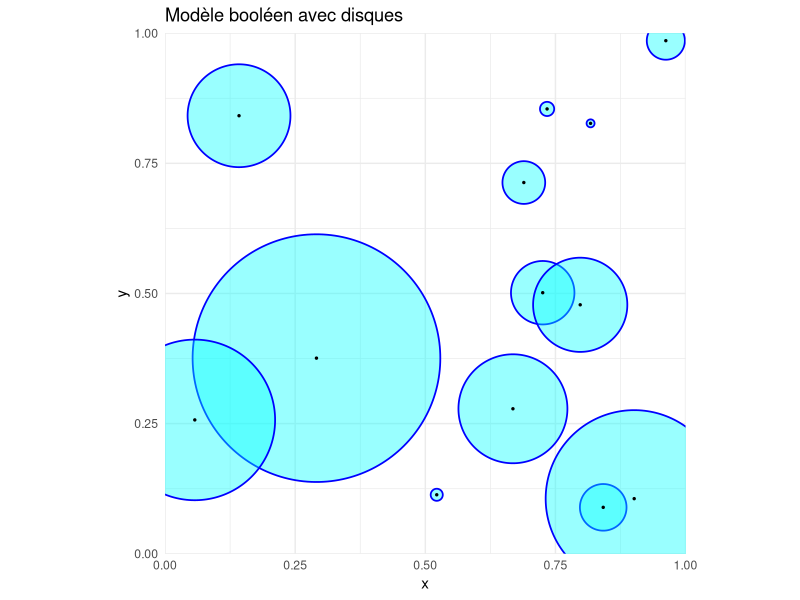
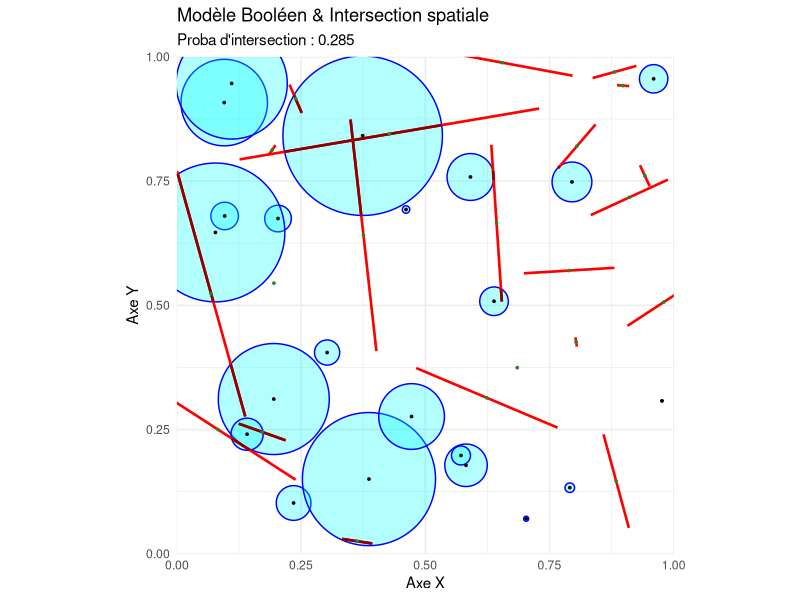
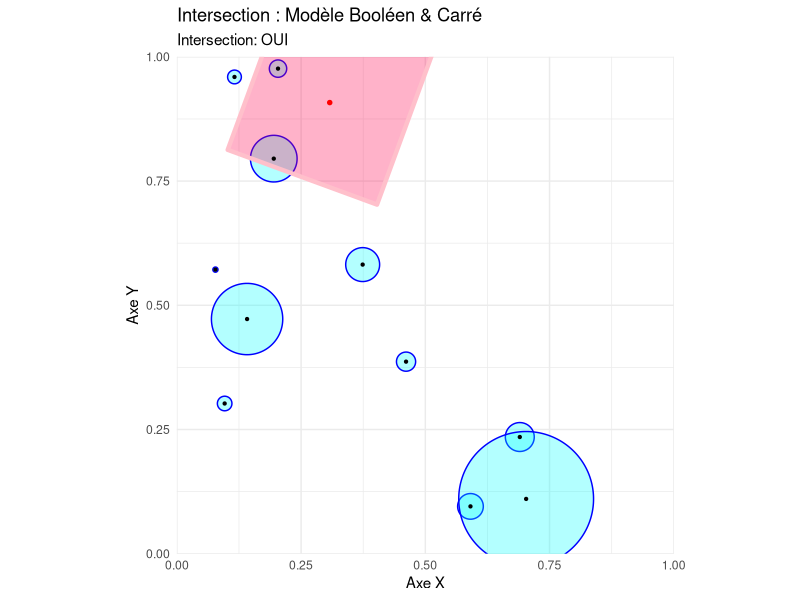

Here is the R script that generated these plots, in order:
## ---- chunk 1
#| label: setup-sim
#| include: false

library(spatstat)
library(ggplot2)

## ---- chunk 2
library(ggplot2)

set.seed(41)

borne_inferieure_axe_x <- 0; borne_superieure_axe_x <- 1
borne_inferieure_axe_y <- 0; borne_superieure_axe_y <- 1
longueur_intervalle_x <- (borne_superieure_axe_x) - (borne_inferieure_axe_x)
longueur_intervalle_y <- (borne_superieure_axe_y) - (borne_inferieure_axe_y)

nombre_points <- rpois(1, lambda=17*longueur_intervalle_x*longueur_intervalle_y)

centres_x_cercles<- runif(nombre_points, borne_inferieure_axe_x, borne_superieure_axe_x)
centres_y_cercles<- runif(nombre_points, borne_inferieure_axe_y, borne_superieure_axe_y)
rayons_cercles<-rexp(nombre_points,11)
theta <- seq(0, 2 * pi, length.out = 200)

nombre_cordes <- rpois(1, lambda=17*longueur_intervalle_x*longueur_intervalle_y)

centres_x_cordes<- runif(nombre_cordes, borne_inferieure_axe_x, borne_superieure_axe_x)
centres_y_cordes<- runif(nombre_cordes, borne_inferieure_axe_y, borne_superieure_axe_y)
longueurs_cordes<-rexp(nombre_cordes,11)

orientations_cordes<-runif(nombre_cordes,0,pi)

# 1. Génération des cercles sans aucun package externe
df_cercles <- do.call(rbind, lapply(1:nombre_points, function(i) {
  data.frame(
    id = i,
    x  = centres_x_cercles[i] + rayons_cercles[i] * cos(theta),
    y  = centres_y_cercles[i] + rayons_cercles[i] * sin(theta)
  )
}))

# 2. Génération des cordes (calcul vectoriel direct)
df_cordes <- data.frame(
  x    = centres_x_cordes - longueurs_cordes * cos(orientations_cordes),
  y    = centres_y_cordes - longueurs_cordes * sin(orientations_cordes),
  xend = centres_x_cordes + longueurs_cordes * cos(orientations_cordes),
  yend = centres_y_cordes + longueurs_cordes * sin(orientations_cordes),
  cx   = centres_x_cordes,
  cy   = centres_y_cordes
)




# 3. Tracé avec ggplot2 uniquement
ggplot() +
  # Cercles (cyan avec bordure bleue)
  geom_polygon(data = df_cercles, aes(x = x, y = y, group = id), 
               fill = "cyan", alpha = 0.4, color = "blue", linewidth = 0.6) +
  
  # Centres des cercles (points noirs)
  geom_point(data = data.frame(x = centres_x_cercles, y = centres_y_cercles), 
             aes(x = x, y = y), color = "black", size = 0.5) +
  
  # Contraintes d'affichage (Strictement limité entre 0 et 1 comme clip)
  coord_equal(xlim = c(borne_inferieure_axe_x, borne_superieure_axe_x),
              ylim = c(borne_inferieure_axe_y, borne_superieure_axe_y),
              expand = FALSE) +
  
  labs(title = "Modèle booléen avec disques", x = "x", y = "y") +
  theme_minimal()
## ---- chunk 3
library(spatstat)
library(ggplot2)

set.seed(40)

# --- 1. CONFIGURATION ET PARAMÈTRES ---
borne_inferieure_axe_x <- 0
borne_superieure_axe_x <- 1
borne_inferieure_axe_y <- 0
borne_superieure_axe_y <- 1

longueur_intervalle_x <- (borne_superieure_axe_x) - (borne_inferieure_axe_x)
longueur_intervalle_y <- (borne_superieure_axe_y) - (borne_inferieure_axe_y)


# Définition de la fenêtre d'observation principale
W_obs <- owin(c(borne_inferieure_axe_x, borne_superieure_axe_x), 
              c(borne_inferieure_axe_y, borne_superieure_axe_y))

# Fenêtre élargie pour éviter les effets de bord lors de la génération
W_large <- owin(c(borne_inferieure_axe_x - longueur_intervalle_x, borne_superieure_axe_x + longueur_intervalle_x), 
                c(borne_inferieure_axe_y - longueur_intervalle_y, borne_superieure_axe_y + longueur_intervalle_y))

# --- 2. SIMULATION DES PROCESSUS ---
nombre_points <- rpois(1, lambda = 20 * longueur_intervalle_x * longueur_intervalle_y)
nombre_cordes <- rpois(1, lambda = 20 * longueur_intervalle_x * longueur_intervalle_y)

centres_x_cercles <- runif(nombre_points, borne_inferieure_axe_x, borne_superieure_axe_x)
centres_y_cercles <- runif(nombre_points, borne_inferieure_axe_y, borne_superieure_axe_y)
rayons_cercles    <- rexp(nombre_points, 20)

centres_x_cordes    <- runif(nombre_cordes, borne_inferieure_axe_x, borne_superieure_axe_x)
centres_y_cordes    <- runif(nombre_cordes, borne_inferieure_axe_y, borne_superieure_axe_y)
longueurs_cordes    <- rexp(nombre_cordes, 5) / 2
orientations_cordes <- runif(nombre_cordes, 0, pi)

# --- 3. CALCULS GÉOMÉTRIQUES (spatstat) ---
# Résolution du masque augmentée (dimyx=512) pour éviter l'erreur d'approximation numérique
liste_cercles <- list()
for(i in 1:nombre_points) {
  liste_cercles[[i]] <- disc(r = rayons_cercles[i], 
                             centre = c(centres_x_cercles[i], centres_y_cercles[i]), 
                             mask = TRUE, dimyx = 512)
}
zone_cercles <- do.call(union.owin, liste_cercles)

# Construction des segments
x0 <- centres_x_cordes - longueurs_cordes * cos(orientations_cordes)
y0 <- centres_y_cordes - longueurs_cordes * sin(orientations_cordes)
x1 <- centres_x_cordes + longueurs_cordes * cos(orientations_cordes)
y1 <- centres_y_cordes + longueurs_cordes * sin(orientations_cordes)

# Utilisation de la fenêtre élargie pour ne pas couper les cordes de base
toutes_les_cordes <- psp(x0, y0, x1, y1, window = W_large)

# Intersection des cordes avec l'union des cercles
cordes_dans_cercles <- toutes_les_cordes[zone_cercles]

# Calcul des statistiques d'intersection
longueurs_intersections       <- lengths_psp(cordes_dans_cercles)
longueur_totale_initiale      <- sum(lengths_psp(toutes_les_cordes))
longueur_totale_intersections <- sum(longueurs_intersections)
pourcentage_dans_cercles      <- (longueur_totale_intersections / longueur_totale_initiale)

# --- 4. EXTRACATION DES SEGMENTS INTERSECTÉS POUR GGPLOT2 ---
# Conversion de l'objet psp spatstat en DataFrame
df_cordes_inter <- as.data.frame(cordes_dans_cercles)

# --- 5. PRÉPARATION DES DONNÉES DE BASE POUR GGPLOT2 ---
theta <- seq(0, 2 * pi, length.out = 200)
df_cercles_contours <- do.call(rbind, lapply(1:nombre_points, function(i) {
  data.frame(
    id = i,
    x  = centres_x_cercles[i] + rayons_cercles[i] * cos(theta),
    y  = centres_y_cercles[i] + rayons_cercles[i] * sin(theta)
  )
}))

df_cordes_initiales <- data.frame(x0 = x0, y0 = y0, x1 = x1, y1 = y1)

# --- 6. VISUALISATION AVEC GGPLOT2 ---
titre_graphe <- paste("Proba d'intersection :", round(pourcentage_dans_cercles , 3))

ggplot() +
  # 1. Tracé des cercles (Masque booléen)
  geom_polygon(data = df_cercles_contours, aes(x = x, y = y, group = id), 
               fill = "cyan", alpha = 0.3, color = "blue", linewidth = 0.5) +
  
  # 2. Tracé des cordes initiales complètes (en rouge)
  geom_segment(data = df_cordes_initiales, aes(x = x0, y = y0, xend = x1, yend = y1), 
               color = "red", linewidth = 0.9) +
  
  # 3. Tracé exclusif des segments intersectés calculés par spatstat (En rouge foncé)
  geom_segment(data = df_cordes_inter, aes(x = x0, y = y0, xend = x1, yend = y1), 
               color = "darkred", linewidth = 0.9) +
  
  # 4. Points centraux
  geom_point(data = data.frame(x = centres_x_cercles, y = centres_y_cercles), aes(x = x, y = y), 
             color = "black", size = 0.6) +
  geom_point(data = data.frame(x = centres_x_cordes, y = centres_y_cordes), aes(x = x, y = y), 
             color = "forestgreen", size = 0.6) +
  
  # Rognage strict de la fenêtre d'observation finale [0,1]
  coord_equal(xlim = c(borne_inferieure_axe_x, borne_superieure_axe_x),
              ylim = c(borne_inferieure_axe_y, borne_superieure_axe_y),
              expand = FALSE) +
  
  labs(title = "Modèle Booléen & Intersection spatiale",
       subtitle = titre_graphe, x = "Axe X", y = "Axe Y") +
  theme_minimal()


## ---- chunk 4
library(spatstat)
library(ggplot2)

set.seed(40)

# --- 1. CONFIGURATION ET PARAMÈTRES ---
borne_inferieure_x <- 0
borne_superieure_x <- 1
borne_inferieure_y <- 0
borne_superieure_y <- 1

longueur_intervalle_x <- borne_superieure_x - borne_inferieure_x
longueur_intervalle_y <- borne_superieure_y - borne_inferieure_y

 # Fixé pour la reproductibilité

# --- 2. GÉNÉRATION DES DONNÉES ---
nombre_points <- rpois(1, lambda = 10 * longueur_intervalle_x * longueur_intervalle_y)

coordonnees_x_points <- runif(nombre_points, borne_inferieure_x, borne_superieure_x)
coordonnees_y_points <- runif(nombre_points, borne_inferieure_y, borne_superieure_y)
rayons_cercles        <- rexp(nombre_points, 20)

coordonnees_x_centre_carre <- runif(1, borne_inferieure_x, borne_superieure_x)
coordonnees_y_centre_carre <- runif(1, borne_inferieure_y, borne_superieure_y)

longueur_demie_diagonale_carre <- rexp(1, 4) / 2
orientation_carre              <- runif(1, 0, pi / 2)

# Calcul des sommets du carré tourné
angles_toutes_diagonales <- seq(0, 2 * pi, length.out = 5)
coordonnees_carre_x <- coordonnees_x_centre_carre + longueur_demie_diagonale_carre * cos(orientation_carre + angles_toutes_diagonales)
coordonnees_carre_y <- coordonnees_y_centre_carre + longueur_demie_diagonale_carre * sin(orientation_carre + angles_toutes_diagonales)

# --- 3. CALCULS GÉOMÉTRIQUES (spatstat) ---
# Utilisation d'une grille plus fine (dimyx = 512) pour éviter les erreurs d'arrondi numérique
liste_cercles <- list()
if (nombre_points > 0) {
  for(i in 1:nombre_points) {
    liste_cercles[[i]] <- disc(r = rayons_cercles[i], 
                               centre = c(coordonnees_x_points[i], coordonnees_y_points[i]), 
                               mask = TRUE, dimyx = 100)
  }
  zone_cercles <- do.call(union.owin, liste_cercles)
} else {
  # Si aucun point n'est généré par la loi de Poisson, on crée une zone vide
  zone_cercles <- emptywindow(owin(c(borne_inferieure_x, borne_superieure_x), c(borne_inferieure_y, borne_superieure_y)))
}

# Définition du carré dans spatstat (vignettage automatique des sommets 1 à 4)
zone_carre <- owin(poly = list(x = coordonnees_carre_x[1:4], 
                               y = coordonnees_carre_y[1:4]))

# Intersection géométrique globale
intersection_globale <- intersect.owin(zone_carre, zone_cercles)
a_une_intersection   <- area(intersection_globale) > 0

# --- 4. PRÉPARATION DES DATA FRAMES POUR GGPLOT2 ---
# Contours des cercles
theta <- seq(0, 2 * pi, length.out = 200)
df_cercles_contours <- data.frame()
if (nombre_points > 0) {
  df_cercles_contours <- do.call(rbind, lapply(1:nombre_points, function(i) {
    data.frame(
      id = i,
      x  = coordonnees_x_points[i] + rayons_cercles[i] * cos(theta),
      y  = coordonnees_y_points[i] + rayons_cercles[i] * sin(theta)
    )
  }))
}

# Coordonnées du carré (les 5 points pour fermer le tracé du polygone)
df_carre <- data.frame(
  x = coordonnees_carre_x,
  y = coordonnees_carre_y
)

# Extraction des pixels de la zone d'intersection de manière sécurisée
if (a_une_intersection) {
  df_intersection <- as.data.frame(as.im(intersection_globale))
  # Sécurité : on vérifie que la colonne 'v' existe bien avant de filtrer
  if ("v" %in% names(df_intersection)) {
    df_intersection <- df_intersection[df_intersection$v == TRUE, ]
  } else {
    df_intersection <- data.frame() # DataFrame vide si la colonne n'existe pas
  }
} else {
  df_intersection <- data.frame() # DataFrame vide s'il n'y a aucune intersection
}
# --- 5. VISUALISATION AVEC GGPLOT2 ---
statut_intersection <- if(a_une_intersection) "OUI" else "NON"

ggplot() +
  # 1. Zone d'intersection réelle calculée par spatstat (remplissage jaune en arrière-plan)
  { if(nrow(df_intersection) > 0) 
    geom_tile(data = df_intersection, aes(x = x, y = y), fill = "gold", alpha = 0.6) 
  } +
  
  # 2. Dessin des cercles (cyan avec bordure bleue)
  { if(nombre_points > 0) 
    geom_polygon(data = df_cercles_contours, aes(x = x, y = y, group = id), 
                 fill = "cyan", alpha = 0.3, color = "blue", linewidth = 0.5) 
  } +
  
  # 3. Dessin du carré (corail avec bordure rose)
  geom_polygon(data = df_carre, aes(x = x, y = y), 
               fill = rgb(1, 0, 0.3, 0.3), color = "pink", linewidth = 1.5) +
  
  # 4. Points centraux (centres des cercles et du carré)
  { if(nombre_points > 0) 
    geom_point(data = data.frame(x = coordonnees_x_points, y = coordonnees_y_points), 
               aes(x = x, y = y), color = "black", size = 0.8) 
  } +
  geom_point(data = data.frame(x = coordonnees_x_centre_carre, y = coordonnees_y_centre_carre), 
             aes(x = x, y = y), color = "red", size = 1.2) +
  
  # Contraintes d'affichage (Strictement limité à la fenêtre d'observation)
  coord_equal(xlim = c(borne_inferieure_x, borne_superieure_x),
              ylim = c(borne_inferieure_y, borne_superieure_y),
              expand = FALSE) +
  
  # Titres et habillage
  labs(title = "Intersection : Modèle Booléen & Carré",
       subtitle = paste("Intersection:", statut_intersection),
       x = "Axe X", y = "Axe Y") +
  theme_minimal()

# --- 6. AFFICHAGE DU RÉSULTAT DANS LA CONSOLE ---
print(paste("Intersection:", a_une_intersection)) 
## ---- chunk 5
library(spatstat)

# --- 1. CONFIGURATION ET PARAMÈTRES FIXES ---
borne_inferieure_x <- 0
borne_superieure_x <- 1
borne_inferieure_y <- 0
borne_superieure_y <- 1

longueur_intervalle_x <- borne_superieure_x - borne_inferieure_x
longueur_intervalle_y <- borne_superieure_y - borne_inferieure_y

set.seed(42) # Assure la reproductibilité

# --- 2. DÉFINITION DE LA FONCTION DE SIMULATION PURE ---
# Cette fonction calcule uniquement si l'intersection a lieu (TRUE/FALSE)
simuler_intersection_pure <- function() {
  
  # Génération des objets (Cercles)
  nombre_points <- rpois(1, lambda = 5 * longueur_intervalle_x * longueur_intervalle_y)
  
   if (nombre_points > 0) {
    coordonnees_x_points <- runif(nombre_points, borne_inferieure_x, borne_superieure_x)
    coordonnees_y_points <- runif(nombre_points, borne_inferieure_y, borne_superieure_y)
    rayons_cercles        <- rexp(nombre_points, 20)
    
    # 1. On définit une fenêtre d'analyse fixe avec une résolution bloquée (ex: 256x256)
    cadre_fixe <- owin(c(borne_inferieure_x, borne_superieure_x), 
                       c(borne_inferieure_y, borne_superieure_y))
    masque_fixe <- as.mask(cadre_fixe, dimyx = 256) # Bloque la résolution globale
    
    # 2. On crée les disques sous forme de polygones vectoriels (très léger en mémoire)
    liste_cercles <- list()
    for(i in 1:nombre_points) {
      # mask = FALSE force spatstat à rester en mode vectoriel (polygone)
      liste_cercles[[i]] <- disc(r = rayons_cercles[i], 
                                 centre = c(coordonnees_x_points[i], coordonnees_y_points[i]), 
                                 mask = FALSE)
    }
    
    # 3. On fait l'union vectorielle, puis SEULEMENT À LA FIN, on convertit en masque fixe
    zone_cercles_vectorielle <- do.call(union.owin, liste_cercles)
    zone_cercles <- as.mask(zone_cercles_vectorielle, xy = masque_fixe)
    
  } else {
    return(FALSE)
  }
  
  # Génération de l'objet (Carré)
  coordonnees_x_centre_carre     <- runif(1, borne_inferieure_x, borne_superieure_x)
  coordonnees_y_centre_carre     <- runif(1, borne_inferieure_y, borne_superieure_y)
  longueur_demie_diagonale_carre <- rexp(1, 5) / 2
  orientation_carre              <- runif(1, 0, pi / 2)
  
  angles_toutes_diagonales <- seq(0, 2 * pi, length.out = 5)
  coordonnees_carre_x <- coordonnees_x_centre_carre + longueur_demie_diagonale_carre * cos(orientation_carre + angles_toutes_diagonales)
  coordonnees_carre_y <- coordonnees_y_centre_carre + longueur_demie_diagonale_carre * sin(orientation_carre + angles_toutes_diagonales)
  
  # Création du carré dans spatstat
  zone_carre <- owin(poly = list(x = coordonnees_carre_x[1:4], y = coordonnees_carre_y[1:4]))
  
  # Calcul rapide de l'existence d'une intersection
  intersection_globale <- intersect.owin(zone_carre, zone_cercles)
  return(area(intersection_globale) > 0)
}

# --- 3. EXÉCUTION DU MULTI-TIRAGE (MONTE-CARLO) ---
nombre_simulations <- 1000

# replicate() génère directement un vecteur logique propre (TRUE/FALSE)
vecteur_intersections <- replicate(nombre_simulations, simuler_intersection_pure())

# Calcul de la probabilité empirique
probabilite_intersection <- mean(vecteur_intersections)

# --- 4. AFFICHAGE DES RÉSULTATS ---
cat("=== RÉSULTATS DE LA SIMULATION ===\n")
cat("Nombre de simulations exécutées :", nombre_simulations, "\n")
cat("Nombre d'intersections trouvées :", sum(vecteur_intersections), "\n")
cat("Probabilité estimée d'intersection :", round(probabilite_intersection, 4)) 
